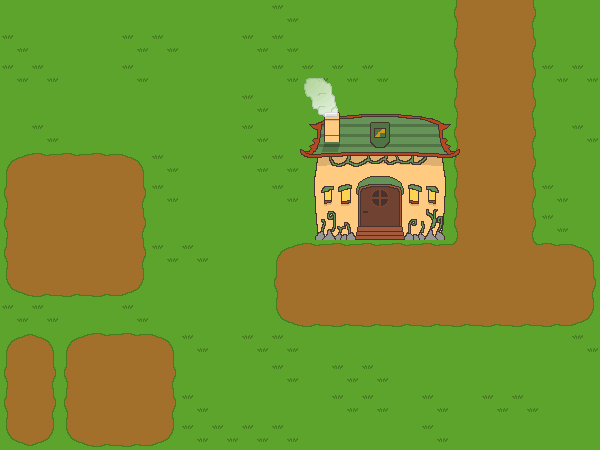

A level layout from a 2D game, rendered from its tile map. Below: a short description, then the map file with its tile-grid data intact:
An orthogonal 20x15 tile map with 30x30 px tiles, 4 tile layers (Background, Background2, Foreground, Foreground2), 6 tilesets and 4 objects (House1, House2, House3, Door).

<map version="1.0" orientation="orthogonal" renderorder="right-down" width="20" height="15" tilewidth="30" tileheight="30" nextobjectid="15">
 <tileset firstgid="1" name="Dirt" tilewidth="30" tileheight="30" tilecount="9" columns="3">
  <image source="Dirt.png" width="90" height="90" />
 </tileset>
 <tileset firstgid="10" name="Floor" tilewidth="30" tileheight="30" tilecount="1" columns="1">
  <image source="Floor.png" width="30" height="30" />
 </tileset>
 <tileset firstgid="11" name="Floor2" tilewidth="30" tileheight="30" tilecount="1" columns="1">
  <image source="Floor2.png" width="30" height="30" />
 </tileset>
 <tileset firstgid="12" name="DirtCorners" tilewidth="30" tileheight="30" tilecount="4" columns="2">
  <image source="DirtCorners.png" width="60" height="60" />
 </tileset>
 <tileset firstgid="16" name="House" tilewidth="160" tileheight="30" tilecount="5" columns="1">
  <image source="House.png" width="160" height="150" />
 </tileset>
 <tileset firstgid="21" name="Cloud" tilewidth="53" tileheight="53" tilecount="5" columns="5">
  <image source="Cloud.png" width="265" height="53" />
  <tile id="0">
   <animation>
    <frame tileid="0" duration="150" />
    <frame tileid="1" duration="150" />
    <frame tileid="2" duration="150" />
    <frame tileid="3" duration="150" />
    <frame tileid="4" duration="150" />
   </animation>
  </tile>
 </tileset>
 <layer name="Background" width="20" height="15">
  <data encoding="csv">
11,11,11,11,11,11,11,11,11,10,11,11,11,11,11,4,5,6,11,11,
10,11,11,11,10,10,11,11,10,10,11,11,11,11,11,4,5,6,11,11,
10,10,11,11,10,11,11,11,11,10,10,10,10,11,11,4,5,6,10,10,
11,11,11,11,11,11,11,11,10,11,11,11,11,11,11,4,5,6,11,11,
11,10,11,11,11,11,11,11,10,11,11,11,11,11,11,4,5,6,11,10,
1,2,2,2,3,10,11,11,10,10,11,11,11,11,11,4,5,6,11,11,
4,5,5,5,6,10,11,11,11,10,11,10,10,10,11,4,5,6,10,11,
4,5,5,5,6,11,11,11,11,11,11,11,11,10,11,4,5,6,10,11,
4,5,5,5,6,10,10,11,11,1,2,2,2,2,2,12,5,13,2,3,
7,8,8,8,9,11,11,11,11,4,5,5,5,5,5,5,5,5,5,6,
10,10,11,11,10,11,11,11,11,7,8,8,8,8,8,8,8,8,8,9,
1,3,1,2,2,3,10,11,10,10,11,11,11,11,11,11,11,11,11,10,
4,6,4,5,5,6,11,11,11,10,11,10,10,11,11,11,11,11,11,11,
4,6,4,5,5,6,10,11,11,11,11,10,10,11,10,11,10,10,11,11,
7,9,7,8,8,9,10,10,10,10,11,11,11,11,10,11,11,11,11,11
</data>
 </layer>
 <layer name="Background2" width="20" height="15">
  <data encoding="csv">
0,0,0,0,0,0,0,0,0,0,0,0,0,0,0,0,0,0,0,0,
0,0,0,0,0,0,0,0,0,0,0,0,0,0,0,0,0,0,0,0,
0,0,0,0,0,0,0,0,0,0,0,0,0,0,0,0,0,0,0,0,
0,0,0,0,0,0,0,0,0,0,0,0,0,0,0,0,0,0,0,0,
0,0,0,0,0,0,0,0,0,0,0,0,0,0,0,0,0,0,0,0,
0,0,0,0,0,0,0,0,0,0,0,0,0,0,0,0,0,0,0,0,
0,0,0,0,0,0,0,0,0,0,19,0,0,0,0,0,0,0,0,0,
0,0,0,0,0,0,0,0,0,0,20,0,0,0,0,0,0,0,0,0,
0,0,0,0,0,0,0,0,0,0,0,0,0,0,0,0,0,0,0,0,
0,0,0,0,0,0,0,0,0,0,0,0,0,0,0,0,0,0,0,0,
0,0,0,0,0,0,0,0,0,0,0,0,0,0,0,0,0,0,0,0,
0,0,0,0,0,0,0,0,0,0,0,0,0,0,0,0,0,0,0,0,
0,0,0,0,0,0,0,0,0,0,0,0,0,0,0,0,0,0,0,0,
0,0,0,0,0,0,0,0,0,0,0,0,0,0,0,0,0,0,0,0,
0,0,0,0,0,0,0,0,0,0,0,0,0,0,0,0,0,0,0,0
</data>
 </layer>
 <layer name="Foreground" width="20" height="15">
  <data encoding="csv">
0,0,0,0,0,0,0,0,0,0,0,0,0,0,0,0,0,0,0,0,
0,0,0,0,0,0,0,0,0,0,0,0,0,0,0,0,0,0,0,0,
0,0,0,0,0,0,0,0,0,0,0,0,0,0,0,0,0,0,0,0,
0,0,0,0,0,0,0,0,0,0,16,0,0,0,0,0,0,0,0,0,
0,0,0,0,0,0,0,0,0,0,17,0,0,0,0,0,0,0,0,0,
0,0,0,0,0,0,0,0,0,0,18,0,0,0,0,0,0,0,0,0,
0,0,0,0,0,0,0,0,0,0,0,0,0,0,0,0,0,0,0,0,
0,0,0,0,0,0,0,0,0,0,0,0,0,0,0,0,0,0,0,0,
0,0,0,0,0,0,0,0,0,0,0,0,0,0,0,0,0,0,0,0,
0,0,0,0,0,0,0,0,0,0,0,0,0,0,0,0,0,0,0,0,
0,0,0,0,0,0,0,0,0,0,0,0,0,0,0,0,0,0,0,0,
0,0,0,0,0,0,0,0,0,0,0,0,0,0,0,0,0,0,0,0,
0,0,0,0,0,0,0,0,0,0,0,0,0,0,0,0,0,0,0,0,
0,0,0,0,0,0,0,0,0,0,0,0,0,0,0,0,0,0,0,0,
0,0,0,0,0,0,0,0,0,0,0,0,0,0,0,0,0,0,0,0
</data>
 </layer>
 <layer name="Foreground2" width="20" height="15" offsetx="-13" offsety="10">
  <data encoding="csv">
0,0,0,0,0,0,0,0,0,0,0,0,0,0,0,0,0,0,0,0,
0,0,0,0,0,0,0,0,0,0,0,0,0,0,0,0,0,0,0,0,
0,0,0,0,0,0,0,0,0,0,0,0,0,0,0,0,0,0,0,0,
0,0,0,0,0,0,0,0,0,0,21,0,0,0,0,0,0,0,0,0,
0,0,0,0,0,0,0,0,0,0,0,0,0,0,0,0,0,0,0,0,
0,0,0,0,0,0,0,0,0,0,0,0,0,0,0,0,0,0,0,0,
0,0,0,0,0,0,0,0,0,0,0,0,0,0,0,0,0,0,0,0,
0,0,0,0,0,0,0,0,0,0,0,0,0,0,0,0,0,0,0,0,
0,0,0,0,0,0,0,0,0,0,0,0,0,0,0,0,0,0,0,0,
0,0,0,0,0,0,0,0,0,0,0,0,0,0,0,0,0,0,0,0,
0,0,0,0,0,0,0,0,0,0,0,0,0,0,0,0,0,0,0,0,
0,0,0,0,0,0,0,0,0,0,0,0,0,0,0,0,0,0,0,0,
0,0,0,0,0,0,0,0,0,0,0,0,0,0,0,0,0,0,0,0,
0,0,0,0,0,0,0,0,0,0,0,0,0,0,0,0,0,0,0,0,
0,0,0,0,0,0,0,0,0,0,0,0,0,0,0,0,0,0,0,0
</data>
 </layer>
 <objectgroup name="Objects">
  <object id="8" name="House1" x="304" y="164" width="142" height="25.25" />
  <object id="11" name="House2" x="405" y="189.25" width="41" height="50.5" />
  <object id="12" name="House3" x="304" y="189.25" width="51" height="50.5" />
  <object id="13" name="Door" x="358.5" y="190" width="44.5" height="3.5" />
 </objectgroup>
</map>